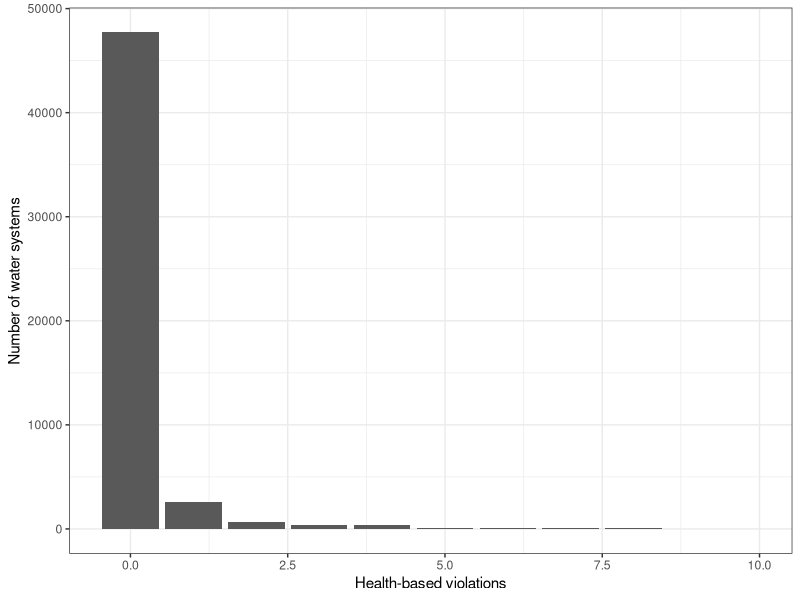
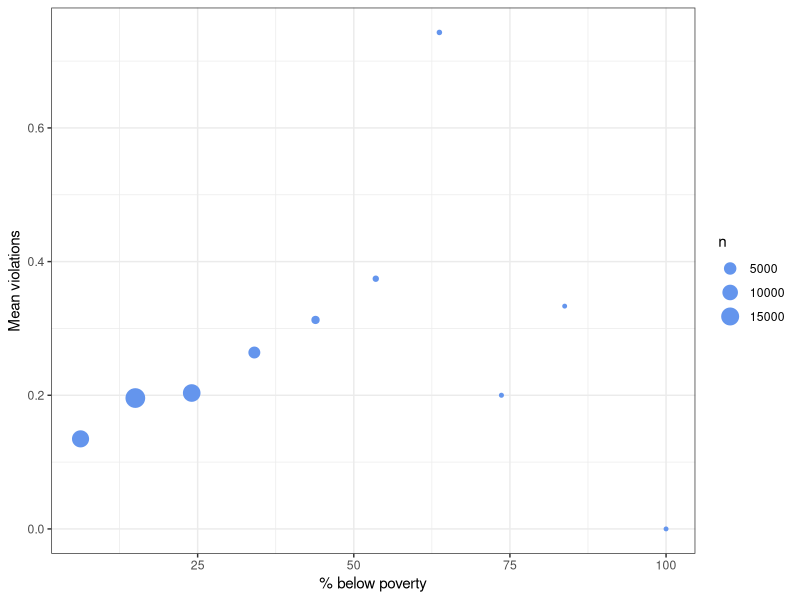
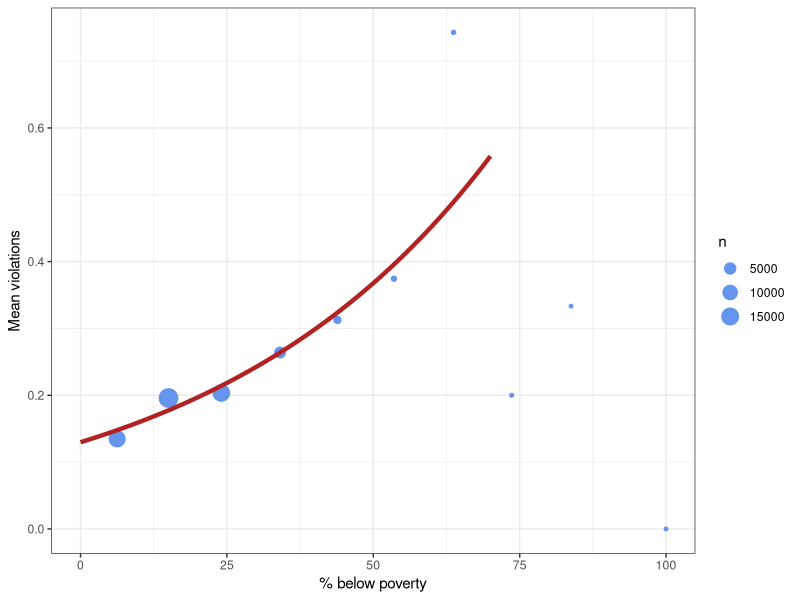
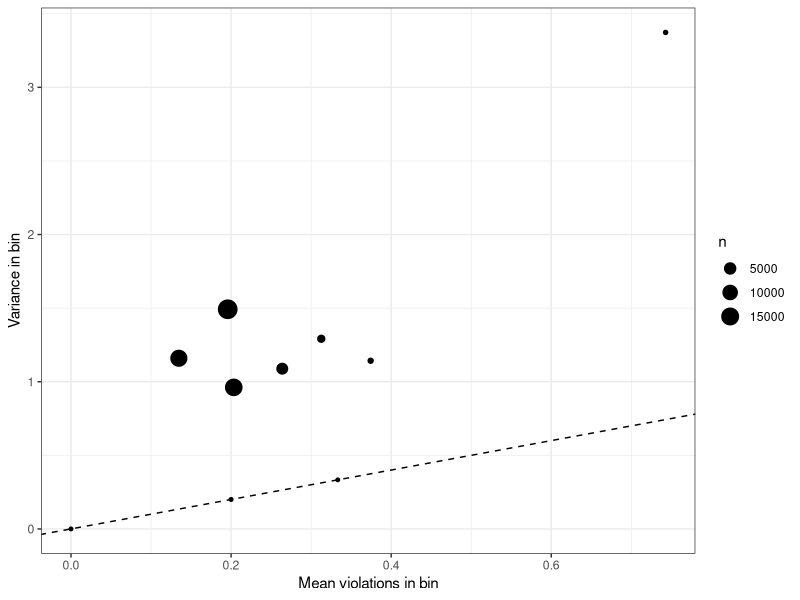

These charts were generated, in order, by the following R code:
## ---- chunk 1
#| label: setup
#| message: false
#| echo: false

library(tidyverse)
set.seed(222)
theme_set(theme_bw())
## ---- chunk 2
#| message: false

# This path works on the course website - replace it with the Workbench path when rendering
drinking_water <- read_csv("../data/drinking_water.csv") |>
  select(pwsid, pctpov, health)
## ---- chunk 3
ggplot(drinking_water, aes(x = health)) +
  geom_bar() +
  # A small number of districts have many violations; drop them for a clearer
  # picture
  xlim(NA, 10) +
  labs(x = "Health-based violations", y = "Number of water systems")
## ---- chunk 4
pov_summary <- drinking_water |>
  mutate(
    pctpov_bin = cut(
      pctpov,
      breaks = seq(0, 100, by = 10),
      include.lowest = TRUE
    )
  ) |>
  summarize(
    pctpov = mean(pctpov),
    mean_health = mean(health),
    var_health = var(health), # we'll use this in Part 2
    n = n(),
    .by = pctpov_bin
  )

ggplot(pov_summary, aes(x = pctpov, y = mean_health)) +
  geom_point(aes(size = n), color = "cornflowerblue") +
  labs(x = "% below poverty", y = "Mean violations")
## ---- chunk 5
pov_glm <- glm(
  health ~ pctpov,
  family = poisson(link = "log"),
  data = drinking_water
)
summary(pov_glm)
## ---- chunk 6
exp(coef(pov_glm))
## ---- chunk 7
pov_grid <- expand_grid(
  pctpov = seq(0, 70, by = 1)
)
pov_grid$mean_health <- predict(
  pov_glm,
  newdata = pov_grid,
  type = "response"
)

ggplot(pov_summary, aes(x = pctpov, y = mean_health)) +
  geom_point(aes(size = n), color = "cornflowerblue") +
  geom_line(data = pov_grid, linewidth = 1.5, color = "firebrick") +
  labs(x = "% below poverty", y = "Mean violations")
## ---- chunk 8
predict(
  pov_glm,
  newdata = tibble(pctpov = c(5, 50)),
  type = "response"
)
## ---- chunk 9
ggplot(pov_summary, aes(x = mean_health, y = var_health)) +
  geom_point(aes(size = n)) +
  geom_abline(slope = 1, intercept = 0, linetype = "dashed") +
  labs(x = "Mean violations in bin", y = "Variance in bin")
